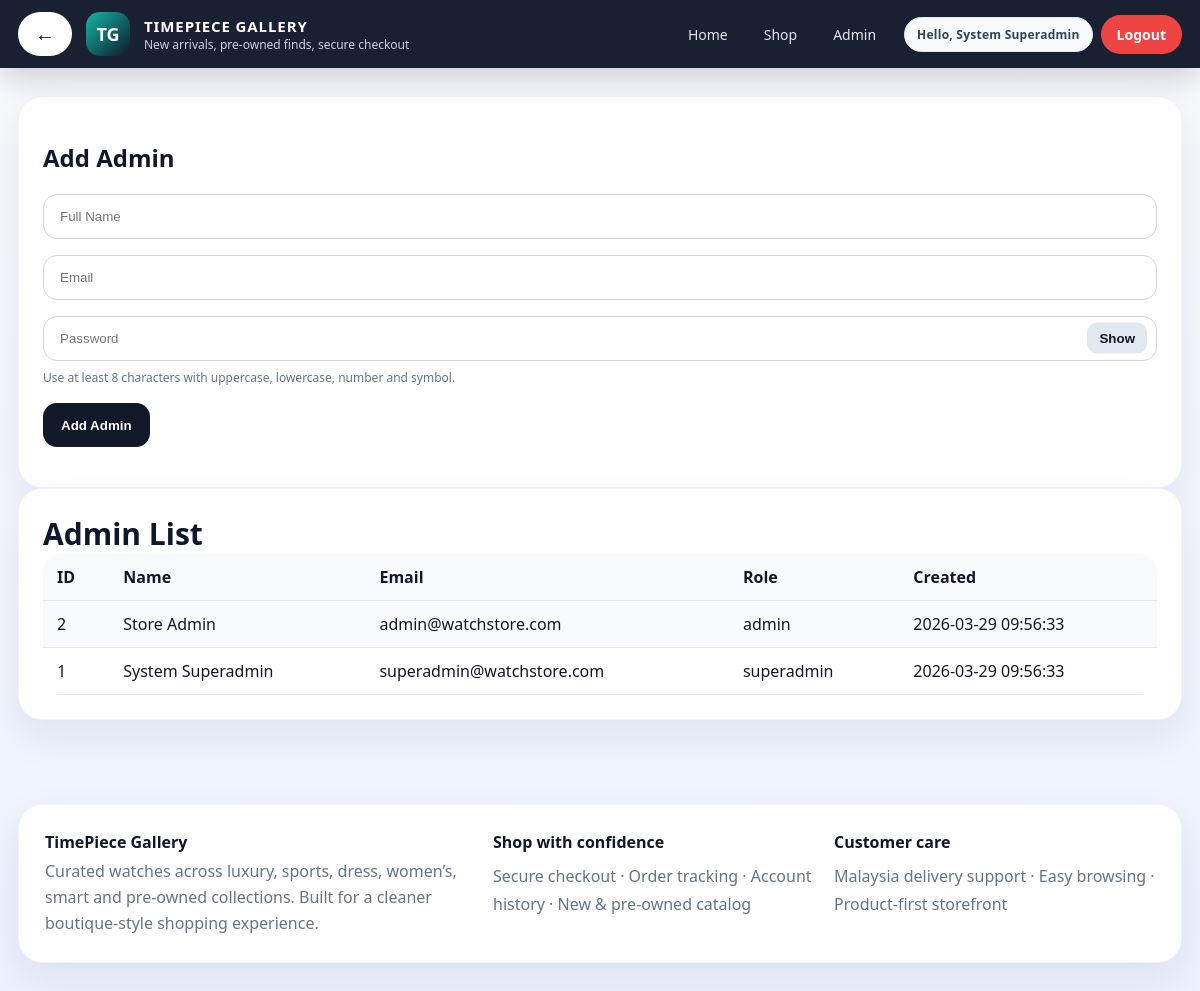
The app's page /admins.php (signed in) with its own data.
### tables this page shows
CREATE TABLE users (
    id INT AUTO_INCREMENT PRIMARY KEY,
    full_name VARCHAR(100) NOT NULL,
    email VARCHAR(100) NOT NULL UNIQUE,
    phone VARCHAR(30) NOT NULL,
    address TEXT NOT NULL,
    password_hash VARCHAR(255) NOT NULL,
    role ENUM('customer', 'admin', 'superadmin') NOT NULL DEFAULT 'customer',
    created_at TIMESTAMP DEFAULT CURRENT_TIMESTAMP
);

### functions.php (called while the page is built, shortened)
<?php
function h($value) {
    return htmlspecialchars((string)$value, ENT_QUOTES, 'UTF-8');
}
function password_requirements_text() {
    return 'Use at least 8 characters with uppercase, lowercase, number and symbol.';
}

### admins.php (the view, shortened to what this page needs)
<?php
require_once __DIR__ . '/../config/database.php';
require_once __DIR__ . '/../config/functions.php';
$admins = $pdo->query("SELECT id, full_name, email, role, created_at FROM users WHERE role IN ('admin', 'superadmin') ORDER BY id DESC")->fetchAll();
include __DIR__ . '/../includes/header.php';
?>
<div class="w3-row-padding">
    <div class="w3-half">
        <div class="w3-card w3-white w3-padding">
            <h2>Add Admin</h2>
            <form method="post">
                <p><input class="w3-input w3-border" type="text" name="full_name" placeholder="Full Name" required></p>
                <p><input class="w3-input w3-border" type="email" name="email" placeholder="Email" required></p>
                <div class="password-field-wrap" style="margin-bottom:8px;">
                <input class="input input-with-button" type="password" id="newAdminPasswordField" name="password" placeholder="Password" minlength="8" pattern="^(?=.*[a-z])(?=.*[A-Z])(?=.*[0-9])(?=.*[^A-Za-z0-9]).{8,}$" title="Use at least 8 characters with uppercase, lowercase, number and symbol." required>
                <button class="toggle-password-btn" type="button" onclick="toggleFieldPassword('newAdminPasswordField', this)">Show</button>
            </div>
                <div class="field-note"><?php echo h(password_requirements_text()); ?></div>
                <p><button class="w3-button w3-black" type="submit">Add Admin</button></p>
            </form>
        </div>
    </div>
    <div class="w3-half">
        <div class="table-card">
            <h2>Admin List</h2>
            <table class="w3-table-all">
                <tr><th>ID</th><th>Name</th><th>Email</th><th>Role</th><th>Created</th></tr>
                <?php foreach ($admins as $admin): ?>
                <tr>
                    <td><?php echo (int)$admin['id']; ?></td>
                    <td><?php echo h($admin['full_name']); ?></td>
                    <td><?php echo h($admin['email']); ?></td>
                    <td><?php echo h($admin['role']); ?></td>
                    <td><?php echo h($admin['created_at']); ?></td>
                </tr>
                <?php endforeach; ?>
            </table>
        </div>
    </div>
</div>
<?php include __DIR__ . '/../includes/footer.php'; ?>

### style.css (style rules this page uses)
:root { --bg: #f4f6fb; --surface: #ffffff; --surface-alt: #f8fafc; --line: #e5e7eb; --text: #0f172a; --muted: #64748b; --primary: #111827; --accent: #0f766e; --accent-soft: #ccfbf1; --shadow: 0 16px 40px rgba(15, 23, 42, 0.08); --radius: 24px; }
* { box-sizing:border-box }
body { font-family:"Segoe UI",Arial,sans-serif;background:linear-gradient(180deg,#f8fafc 0%,#eef2ff 100%);color:var(--text);margin:0 }
.surface,.card-box,.product-card,.kpi-card,.form-card,.table-card,.auth-card,.detail-card,.category-card,.feature-card,.status-card,.testimonial-card,.shop-hero,.showcase-block { background:var(--surface);border-radius:var(--radius);box-shadow:var(--shadow);border:1px solid rgba(148,163,184,.12) }
.section-header h2,.table-card h2,.form-card h2,.detail-card h2,.auth-card h2 { margin:0;font-size:30px }
.input,.w3-input,.w3-select,.w3-textarea { width:100%;padding:14px 16px;border-radius:14px;border:1px solid #d1d5db;background:#fff;outline:none }
.form-card,.table-card,.auth-card,.detail-card,.status-card { padding:24px }
.w3-table-all { border-radius:18px;overflow:hidden;border:none!important }
.w3-table-all tr:nth-child(even) { background:#f8fafc }
.field-note { font-size:12px;color:var(--muted);margin-top:8px;line-height:1.55 }
.password-field-wrap { position:relative }
.input-with-button { padding-right:88px }
.toggle-password-btn { position:absolute;right:10px;top:50%;transform:translateY(-50%);border:none;background:#e2e8f0;color:#0f172a;border-radius:10px;padding:8px 12px;font-weight:700;cursor:pointer }
.w3-white { background:#fff }
.w3-padding { padding:24px }
.w3-card { background:#fff;border-radius:24px;box-shadow:var(--shadow);border:1px solid rgba(148,163,184,.12) }
.w3-button { display:inline-flex;align-items:center;justify-content:center;min-height:44px;padding:0 18px;border:none;border-radius:14px;cursor:pointer;font-weight:600 }
.w3-black { background:#111827;color:#fff }
.w3-border { border:1px solid #d1d5db }
.w3-table-all { width:100%;border-collapse:collapse }
.w3-table-all th,.w3-table-all td { padding:12px 14px;text-align:left;border-bottom:1px solid #e5e7eb }
.table-card .w3-table-all tr:first-child { background:#f8fafc }
body { overflow-x:hidden }
.auth-side,.auth-card,.chart-card,.advice-card,.table-card { overflow-wrap:anywhere }
.field-note { max-width:100% }

### records on screen
users: id "2", full_name "Store Admin", email "admin@watchstore.com", role "admin", created_at "2026-03-29 09:56:33"
users: id "1", full_name "System Superadmin", email "superadmin@watchstore.com", role "superadmin", created_at "2026-03-29 09:56:33"

### other values on screen
$_SESSION['user_name'] "System Superadmin"
password_requirements_text() "Use at least 8 characters with uppercase, lowercase, number and symbol."
